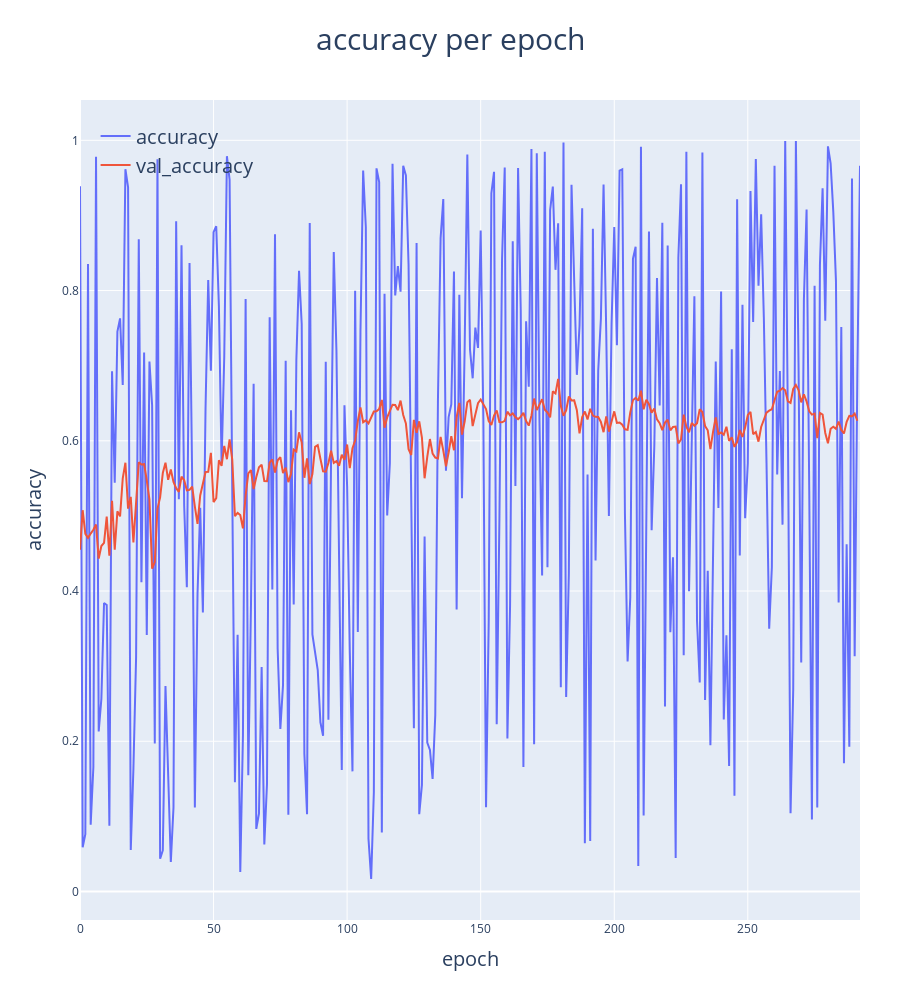

The cell this chart's notebook holds for it:
### Code cell
data = [go.Scatter(y = CNN_model.history['accuracy'][0], name = 'accuracy'),
        go.Scatter(y = CNN_model.history['val_accuracy'][0], name = 'val_accuracy')]

layout = go.Layout(
    height = 1000,
    title = dict(
        text = 'accuracy per epoch',
        font_size = 30,
        x = .5
    ),
    xaxis_title = dict(
        text = 'epoch',
        font_size = 20
    ),
    yaxis_title = dict(
        text = 'accuracy',
        font_size = 20
    ),
    legend = dict(
        x = 0.02, y = .98,
        bgcolor = 'rgba(0,0,0,0)',
        font_size = 20
    ),
    margin={'r':40}
)
go.Figure(data, layout)

### Figure 1 — Plotly figure (JSON) as saved in the notebook; plotly's stock layout.template omitted (floating-point values rounded to 4 significant figures; data arrays with more than 128 entries replaced by an {"elided": "..."} marker saying what was removed)
{"data": [{"name": "accuracy", "type": "scatter", "y": {"elided": "293 float values"}}, {"name": "val_accuracy", "type": "scatter", "y": {"elided": "292 float values"}}], "layout": {"height": 1000, "legend": {"bgcolor": "rgba(0,0,0,0)", "font": {"size": 20}, "x": 0.02, "y": 0.98}, "margin": {"r": 40}, "title": {"font": {"size": 30}, "text": "accuracy per epoch", "x": 0.5}, "xaxis": {"title": {"font": {"size": 20}, "text": "epoch"}}, "yaxis": {"title": {"font": {"size": 20}, "text": "accuracy"}}}}
